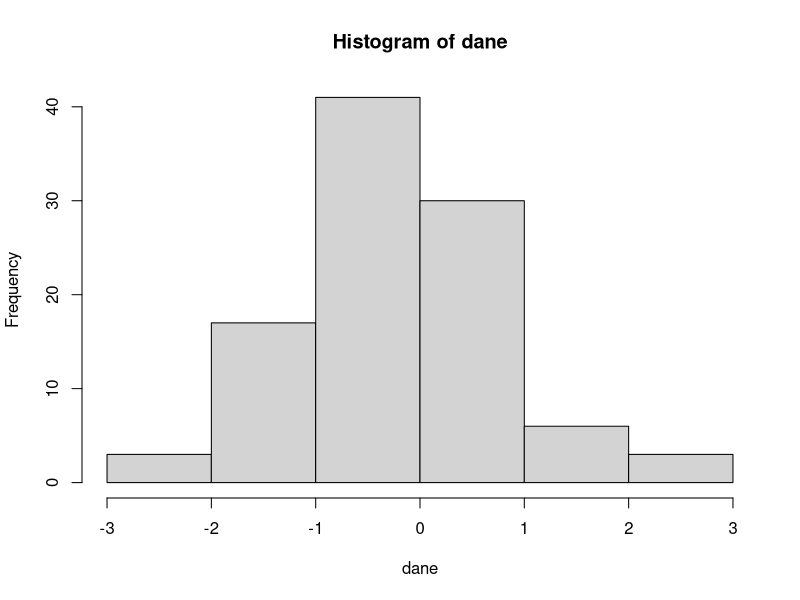

This chart was generated by the following R code:
dane <- rnorm(100, 0, 1) # Generuje 100 losowych wartości z rozkładu normalnego, gdzie średnia wynosi 200, a odchylenie standardowe wynosi 300.
summary(dane) # Wyświetla podsumowanie statystyk dla wygenerowanych danych.
hist(dane) # Tworzy histogram dla danych


# Co oznacza wynik?

# Min. - Minimalna wartość rozkładu normalnego.
# 1st Qu. - Pierwszy kwartyl (25 percentyl); Wartość, poniżej której znajduje się 25% danych.
# Median - Mediana - Środkowa wartość w zestawie danych, oddzielająca 50% danych od najwyższych 50%.
# Mean - Średnia - Średnia arytmetyczna wszystkich danych w rozkładnie.
# 3rd Qu. - Trzeci kwartyl (75 percentyl); Wartość, poniżej której znajduje się 75% danych.
# Max. - Maksymalna wartość rozkładu normalnego


# Co to reguła trzech sigm?

# Oznacza ona że ponad 99% wartości znajdu się między trzema odchyleniami standardowymi. 68.2%, 95.4%, 99.7%